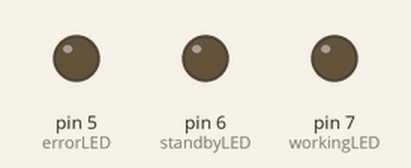
Recording of a sketch running on a simulated Arduino Uno, built with avr-gcc and run on an emulated ATmega328P. Shown: output pins drawn as LEDs (lit = HIGH). Storage starts empty.

Above: at 5.5 s.
At 7.34 s:
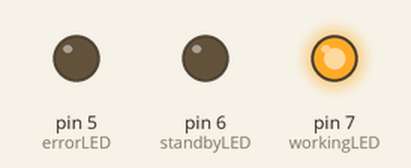
Timing chart, 0 to 8.0 s (numbered marks = the images above):
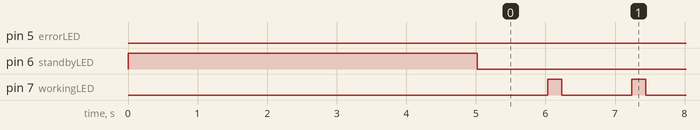

The sketch:

gps_with_indicator.ino
```cpp
#include <SPI.h>
#include <SD.h>
#include <SoftwareSerial.h>

#define SDCS 10
#define GPSTX 3
#define GPSRX 2

SoftwareSerial GPSSerial(GPSTX, GPSRX);
#define chipSelect 10
#define maxMsg 151

#define errorLED 5
#define standbyLED 6
#define workingLED 7

#define indLED 1


void setup() {
  // put your setup code here, to run once:

  if (indLED) {
    pinMode(errorLED, OUTPUT);
    pinMode(standbyLED, OUTPUT);
    pinMode(workingLED, OUTPUT);

    digitalWrite(errorLED, 0);
    digitalWrite(standbyLED, 1);
    digitalWrite(workingLED, 0);
  }

  if (!SD.begin(chipSelect)) {
    // If SD card can't be initialized, blink error LED
    if (indLED) {
      while(1) {
        digitalWrite(errorLED, 1);
        delay(1000);
        digitalWrite(errorLED, 0);
        delay(1000);
      }
    }

    // otherwise just stall
    while (1);
  }

  GPSSerial.begin(9600);

  delay(5000);

  if (indLED) {
    digitalWrite(standbyLED, 0);
  }

}

void loop() {
  // put your main code here, to run repeatedly:

  static int loopCount = 0;
  File dataFile;
  char fname[] = "data2.txt";
  dataFile = SD.open(fname, FILE_WRITE);


  char gpsChar[151];

  if (loopCount < 10){
    int charCount = 0;
    while (GPSSerial.available() && charCount < 151) {
      gpsChar[charCount] = GPSSerial.read();
      charCount++;
    }
    gpsChar[charCount] = '\0';
    loopCount++;

    dataFile.println(gpsChar);
    dataFile.close();


    delay(1000);
  }

  else {
    if (indLED) {
      while(1) {
        digitalWrite(errorLED, 1);
        delay(200);
        digitalWrite(errorLED, 0);
        delay(200);
        digitalWrite(standbyLED, 1);
        delay(200);
        digitalWrite(standbyLED, 0);
        delay(200);
      }
    }
    while (1);
  }

  if (indLED) {
    digitalWrite(workingLED, 1);
    delay(200);
    digitalWrite(workingLED,0);
  }

}
```

Measured:
- by itself, pin 5 (errorLED): LOW → HIGH at 17.1 s, → LOW 0.20 s later, → HIGH 0.60 s later, → LOW 0.20 s later, … (283 changes in this stretch)
- by itself, pin 6 (standbyLED): repeats every 0.80 s: HIGH 0.20 s, LOW 0.60 s
- by itself, pin 7 (workingLED): alternates HIGH for 0.20 s and LOW for 1.0 s, 20 changes in all, then stays LOW
